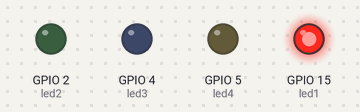
This sketch was run on a simulated ESP32. On the bench: output pins drawn as LEDs (lit = HIGH). What the sketch prints to the serial monitor is not drawn.

Above: at 0.5 s.
At 2.5 s:
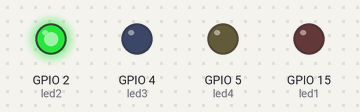
At 4.5 s:
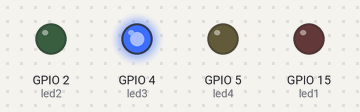
At 6.5 s:
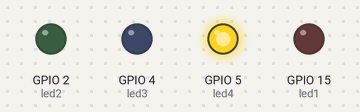
At 9.5 s:
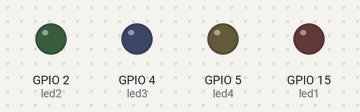
Timing chart, 0 to 10.4 s (numbered marks = the images above):
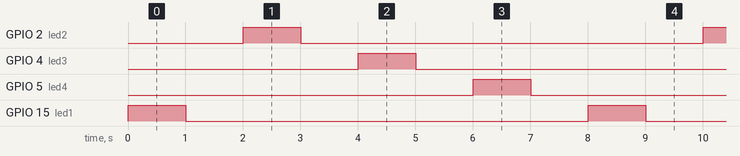

The sketch:

sketch.ino
```cpp
const int led1 = 15;
const int led2 = 2;
const int led3 = 4;
const int led4 = 5;

TaskHandle_t TaskLed1;
TaskHandle_t TaskLed2;
TaskHandle_t TaskLed3;
TaskHandle_t TaskLed4;

void setup() {
  Serial.begin(115200);
  Serial.println("Hello, Belajar Super Loop!");
  pinMode(led1, OUTPUT);
  pinMode(led2, OUTPUT);
  pinMode(led3, OUTPUT);
  pinMode(led4, OUTPUT);

  // xTaskCreatePinnedToCore(
  //   Task1CodeLed, //Fungsi Tugas
  //   "TaskLed1", //Nama Tugas
  //   10000, //Besar Tumpukan
  //   NULL, //Parameter
  //   1, //Prioritas Tugas
  //   &TaskLed1, //Handel Tugas
  //   0 //Core
  // );

  // xTaskCreatePinnedToCore(
  //   Task2CodeLed, //Fungsi Tugas
  //   "TaskLed2", //Nama Tugas
  //   10000, //Besar Tumpukan
  //   NULL, //Parameter
  //   1, //Prioritas Tugas
  //   &TaskLed2, //Handel Tugas
  //   0 //Core
  // );

  // xTaskCreatePinnedToCore(
  //   Task3CodeLed, //Fungsi Tugas
  //   "TaskLed3", //Nama Tugas
  //   10000, //Besar Tumpukan
  //   NULL, //Parameter
  //   1, //Prioritas Tugas
  //   &TaskLed3, //Handel Tugas
  //   1 //Core
  // );

  // xTaskCreatePinnedToCore(
  //   Task4CodeLed, //Fungsi Tugas
  //   "TaskLed4", //Nama Tugas
  //   10000, //Besar Tumpukan
  //   NULL, //Parameter
  //   1, //Prioritas Tugas
  //   &TaskLed4, //Handel Tugas
  //   1 //Core
  // );
}

// void Task1CodeLed(void * pvParameters){
//   Serial.print("Tugas 1 Berjalan di core : ");
//   Serial.println(xPortGetCoreID());

//   for(;;){
//     // Tugas
//     leds1();
//   }
// }

// void Task2CodeLed(void * pvParameters){
//   Serial.print("Tugas 2 Berjalan di core : ");
//   Serial.println(xPortGetCoreID());

//   for(;;){
//     // Tugas
//     leds2();
//   }
// }

// void Task3CodeLed(void * pvParameters){
//   Serial.print("Tugas 3 Berjalan di core : ");
//   Serial.println(xPortGetCoreID());

//   for(;;){
//     // Tugas
//     leds3();
//   }
// }

// void Task4CodeLed(void * pvParameters){
//   Serial.print("Tugas 4 Berjalan di core : ");
//   Serial.println(xPortGetCoreID());

//   for(;;){
//     // Tugas
//     leds4();
//   }
// }

void leds1(){
  digitalWrite(led1, HIGH);
  delay(1000);
  digitalWrite(led1, LOW);
  delay(1000);
}

void leds2(){
  digitalWrite(led2, HIGH);
  delay(1000);
  digitalWrite(led2, LOW);
  delay(1000);
}

void leds3(){
  digitalWrite(led3, HIGH);
  delay(1000);
  digitalWrite(led3, LOW);
  delay(1000);
}

void leds4(){
  digitalWrite(led4, HIGH);
  delay(1000);
  digitalWrite(led4, LOW);
  delay(1000);
}

void loop() {
  leds1();
  leds2();
  leds3();
  leds4();
}
```

Measured:
- by itself, GPIO 2 (led2), GPIO 4 (led3), GPIO 5 (led4), GPIO 15 (led1): alternates HIGH for 1.0 s and LOW for 7.0 s
- by itself, everything shown: repeats every 8.0 s, in 8 steps
